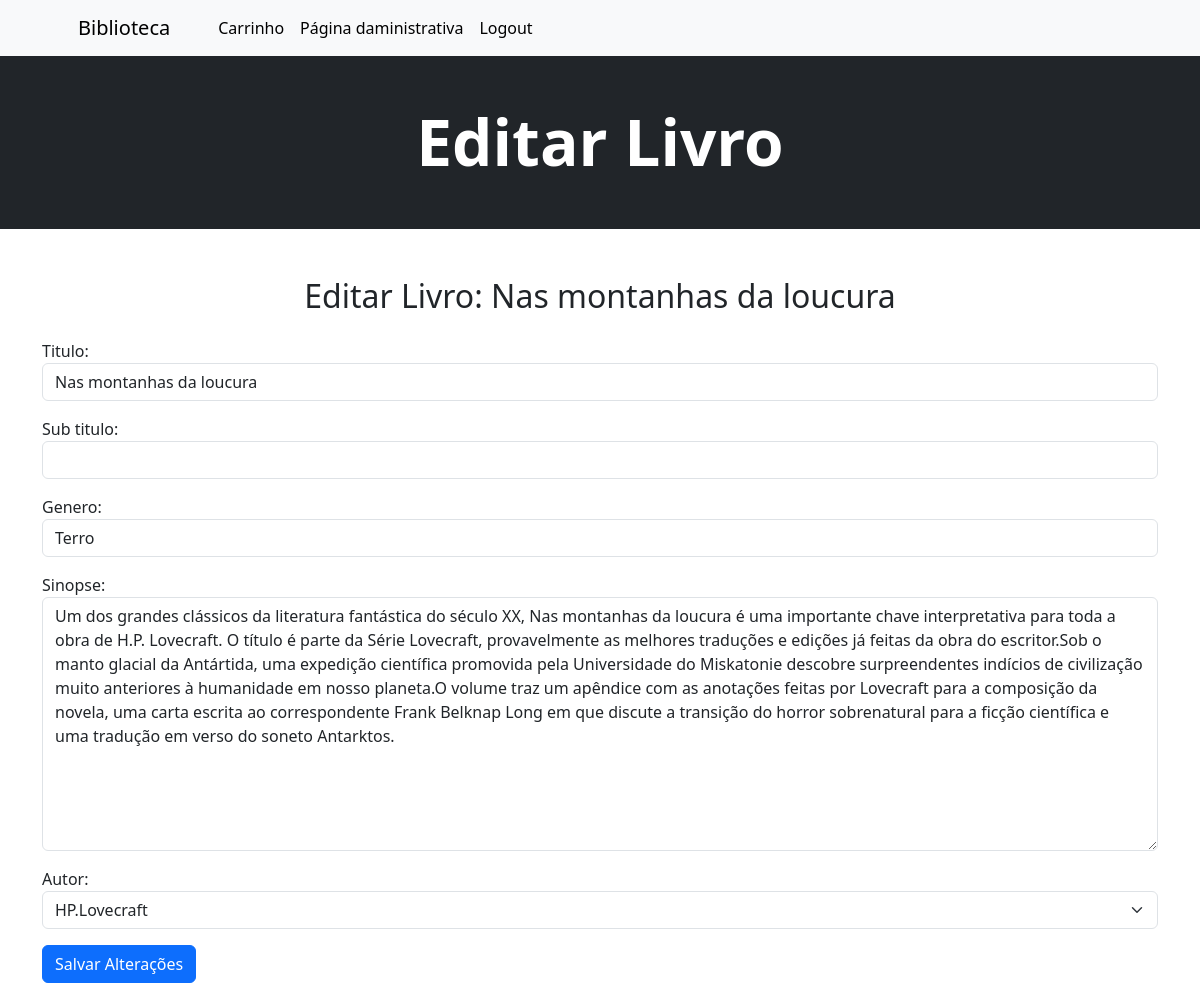
Page /editar_livro/1/ (signed in) on the committed database.
### biblioteca/models.py (models this page shows, shortened)
class Livros(models.Model):
    id = models.BigAutoField(primary_key=True)
    titulo = models.CharField(max_length=40)
    sub_titulo = models.CharField(max_length=50, blank=True, null=True)
    genero = models.CharField(max_length=20)
    sinopse = models.TextField(blank=True, null=True)
    autor = models.ForeignKey(Autores, on_delete=models.CASCADE)

### biblioteca/views.py (the view)
# urls.py: path('editar_livro/<int:livro_id>/', editar_livro, name='editar_livro'),
@login_required
def editar_livro(request, livro_id):
    livro = get_object_or_404(Livros, id=livro_id)
    if request.method == 'POST':
        form = LivroForm(request.POST, instance=livro)
        if form.is_valid():
            form.save()
            messages.success(request, "Livro editado com sucesso!")
            return redirect('home')
    else:
        form = LivroForm(instance=livro)
    return render(request, 'editar_livro.html', {'form': form, 'livro': livro})

### biblioteca/forms.py
class LivroForm(forms.ModelForm):
    class Meta:
        model = Livros
        fields = ['titulo', 'sub_titulo', 'genero', 'sinopse', 'autor']
        widgets = {
            'titulo': forms.TextInput(attrs={'class': 'form-control'}),
            'genero': forms.TextInput(attrs={'class': 'form-control'}),
            'sinopse': forms.Textarea(attrs={'class': 'form-control'}),
            'autor': forms.Select(attrs={'class': 'form-select'}),
        }
    sub_titulo = forms.CharField(required=False, widget=forms.TextInput(attrs={'class': 'form-control'}))
    sinopse = forms.CharField(required=False, widget=forms.Textarea(attrs={'class': 'form-control'}))

### biblioteca/models.py (called while the page is built)
    def __str__(self):
         return f"{self.nome} {self.sobre_nome}" if self.sobre_nome else self.nome

### biblioteca/templates/editar_livro.html (shortened to what this page needs)
{% extends "base.html" %}
{% block title %}Editar Livro{% endblock title %}
{% block content %}
<div class="container mt-5">
    <h2 class="text-center mb-4">Editar Livro: {{ livro.titulo }}</h2>
    <form method="POST">
        {{ form.as_p }}
        <button type="submit" class="btn btn-primary">Salvar Alterações</button>
    </form>
</div>
{% endblock content %}

### rows in the picture
Livros: titulo "Nas montanhas da loucura", genero "Terro", sinopse "Um dos grandes clássicos da literatura fantástica do século XX, Nas montanhas da loucura é uma importante chave interpretativa para toda a obra de H.P. Lovecraft. O título é parte da Série Lovecraft, provavelmente as melhores traduções e edições já feitas da obra do escritor.Sob o manto glacial da Antártida, uma expedição científica promovida pela Universidade do Miskatonie descobre surpreendentes indícios de civilização muito anteriores à humanidade em nosso planeta.O volume traz um apêndice com as anotações feitas por Lovecraft para a composição da novela, uma carta escrita ao correspondente Frank Belknap Long em que discute a transição do horror sobrenatural para a ficção científica e…", autor "HP.Lovecraft"
